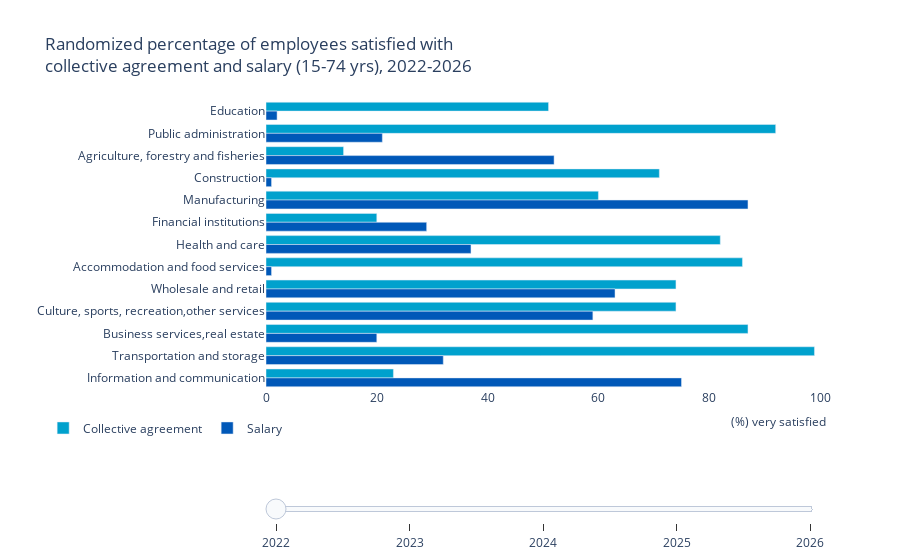

Source (notebook cell):
### Markdown cell above
Phasellus viverra nulla ut metus varius laoreet. Quisque rutrum. Aenean imperdiet. Etiam ultricies nisi vel augue. Curabitur ullamcorper ultricies nisi. Nam eget dui. Etiam rhoncus. Maecenas tempus, tellus eget condimentum rhoncus, sem quam semper libero, sit amet adipiscing sem neque sed ipsum. Nam quam nunc, blandit vel, luctus pulvinar, hendrerit id, lorem. Maecenas nec odio et ante tincidunt tempus. Donec vitae sapien ut libero venenatis faucibus. Nullam quis ante. Etiam sit amet orci eget eros faucibus tincidunt. Duis leo. Sed fringilla mauris sit amet nibh. Donec sodales sagittis magna. Sed consequat, leo eget bibendum sodales, augue velit cursus nunc.

### Code cell
import plotly.graph_objects as go
import pandas as pd
import numpy as np

# Assuming you have df3 as your original DataFrame
# Create a new DataFrame for random data
df4 = df3.copy()
# Set a random seed for reproducibility
np.random.seed(42)

# Add random data for years 2022-2026
for year in range(2022, 2027):
    for var, _ in variables:
        df4[var + " " + str(year)] = np.random.randint(0, 100, df4.shape[0])

# Create an empty figure
fig4 = go.Figure()

# Initialize a list to hold the trace names
trace_names = []

# Loop over the variables to add a trace for each one
for var, color in variables:
    for year in range(2022, 2027):
        name = var.split("(")[0].strip()
        trace_name = f"{name} {year}"
        fig4.add_trace(go.Bar(
            y=df4["Bedrijfstak"],
            x=df4[var + " " + str(year)],
            name=name,
            orientation='h',
            hovertemplate=f'%{{y}}<br>{name}: <b>%{{x}}% (very) satisfied</b><extra></extra>',
            marker_color=color,
            legendgroup=name,  # Add a legend group for each variable
            visible = year == 2022
        ))
        trace_names.append(trace_name)

# Add slider steps
steps = []
for i, year in enumerate(range(2022, 2027)):
    step = dict(
        method="update",
        args=[{"visible": [name.endswith(str(year)) for name in trace_names]},  # Show only the traces ending with the current year
              {"title": f"Randomized percentage of employees satisfied with collective agreement and salary<br>(15-74 yrs), {year}"}],
        label=str(year)
    )
    steps.append(step)

# Customize the plot layout
fig4.update_layout(
    plot_bgcolor='white',
    title="Randomized percentage of employees satisfied with<br>collective agreement and salary (15-74 yrs), 2022-2026",
    xaxis=dict(title='', title_standoff=10, automargin=True, range=[0, 100]),  
    yaxis=dict(title='', autorange="reversed", automargin=True),
    legend=dict(title='', orientation='h', yanchor='bottom', y=-0.185, xanchor='right', x=0.04),
    barmode='group',
    annotations=[dict(x=1.015, y=-0.15, xref='paper', yref='paper', showarrow=False, text="(%) very satisfied")],
    sliders=[dict(
        active=0,
        pad={"t": 110},  # Increase top padding for the slider to move it further down
        len=1,  # Adjust the length of the slider
        steps=steps,
        currentvalue={"visible": False}
    )],
    height=700
)

# Show the plot
fig4.show()

### Figure 1 — Plotly figure (JSON) as saved in the notebook; plotly's stock layout.template omitted (floating-point values rounded to 4 significant figures)
{"data": [{"hovertemplate": "%{y}<br>Collective agreement: <b>%{x}% (very) satisfied</b><extra></extra>", "legendgroup": "Collective agreement", "marker": {"color": "#00a1cd"}, "name": "Collective agreement", "orientation": "h", "type": "bar", "visible": true, "x": [51, 92, 14, 71, 60, 20, 82, 86, 74, 74, 87, 99, 23], "y": ["Education", "Public administration", "Agriculture, forestry and fisheries", "Construction", "Manufacturing", "Financial institutions", "Health and care", "Accommodation and food services", "Wholesale and retail", "Culture, sports, recreation,other services", "Business services,real estate", "Transportation and storage", "Information and communication"]}, {"hovertemplate": "%{y}<br>Collective agreement: <b>%{x}% (very) satisfied</b><extra></extra>", "legendgroup": "Collective agreement", "marker": {"color": "#00a1cd"}, "name": "Collective agreement", "orientation": "h", "type": "bar", "visible": false, "x": [57, 21, 88, 48, 90, 58, 41, 91, 59, 79, 14, 61, 61], "y": ["Education", "Public administration", "Agriculture, forestry and fisheries", "Construction", "Manufacturing", "Financial institutions", "Health and care", "Accommodation and food services", "Wholesale and retail", "Culture, sports, recreation,other services", "Business services,real estate", "Transportation and storage", "Information and communication"]}, {"hovertemplate": "%{y}<br>Collective agreement: <b>%{x}% (very) satisfied</b><extra></extra>", "legendgroup": "Collective agreement", "marker": {"color": "#00a1cd"}, "name": "Collective agreement", "orientation": "h", "type": "bar", "visible": false, "x": [88, 59, 13, 8, 89, 52, 1, 83, 91, 59, 70, 43, 7], "y": ["Education", "Public administration", "Agriculture, forestry and fisheries", "Construction", "Manufacturing", "Financial institutions", "Health and care", "Accommodation and food services", "Wholesale and retail", "Culture, sports, recreation,other services", "Business services,real estate", "Transportation and storage", "Information and communication"]}, {"hovertemplate": "%{y}<br>Collective agreement: <b>%{x}% (very) satisfied</b><extra></extra>", "legendgroup": "Collective agreement", "marker": {"color": "#00a1cd"}, "name": "Collective agreement", "orientation": "h", "type": "bar", "visible": false, "x": [62, 17, 89, 43, 33, 73, 61, 99, 13, 94, 47, 14, 71], "y": ["Education", "Public administration", "Agriculture, forestry and fisheries", "Construction", "Manufacturing", "Financial institutions", "Health and care", "Accommodation and food services", "Wholesale and retail", "Culture, sports, recreation,other services", "Business services,real estate", "Transportation and storage", "Information and communication"]}, {"hovertemplate": "%{y}<br>Collective agreement: <b>%{x}% (very) satisfied</b><extra></extra>", "legendgroup": "Collective agreement", "marker": {"color": "#00a1cd"}, "name": "Collective agreement", "orientation": "h", "type": "bar", "visible": false, "x": [28, 14, 44, 64, 88, 70, 8, 87, 0, 7, 87, 62, 10], "y": ["Education", "Public administration", "Agriculture, forestry and fisheries", "Construction", "Manufacturing", "Financial institutions", "Health and care", "Accommodation and food services", "Wholesale and retail", "Culture, sports, recreation,other services", "Business services,real estate", "Transportation and storage", "Information and communication"]}, {"hovertemplate": "%{y}<br>Salary: <b>%{x}% (very) satisfied</b><extra></extra>", "legendgroup": "Salary", "marker": {"color": "#0058b8"}, "name": "Salary", "orientation": "h", "type": "bar", "visible": true, "x": [2, 21, 52, 1, 87, 29, 37, 1, 63, 59, 20, 32, 75], "y": ["Education", "Public administration", "Agriculture, forestry and fisheries", "Construction", "Manufacturing", "Financial institutions", "Health and care", "Accommodation and food services", "Wholesale and retail", "Culture, sports, recreation,other services", "Business services,real estate", "Transportation and storage", "Information and communication"]}, {"hovertemplate": "%{y}<br>Salary: <b>%{x}% (very) satisfied</b><extra></extra>", "legendgroup": "Salary", "marker": {"color": "#0058b8"}, "name": "Salary", "orientation": "h", "type": "bar", "visible": false, "x": [46, 61, 50, 54, 63, 2, 50, 6, 20, 72, 38, 17, 3], "y": ["Education", "Public administration", "Agriculture, forestry and fisheries", "Construction", "Manufacturing", "Financial institutions", "Health and care", "Accommodation and food services", "Wholesale and retail", "Culture, sports, recreation,other services", "Business services,real estate", "Transportation and storage", "Information and communication"]}, {"hovertemplate": "%{y}<br>Salary: <b>%{x}% (very) satisfied</b><extra></extra>", "legendgroup": "Salary", "marker": {"color": "#0058b8"}, "name": "Salary", "orientation": "h", "type": "bar", "visible": false, "x": [46, 34, 77, 80, 35, 49, 3, 1, 5, 53, 3, 53, 92], "y": ["Education", "Public administration", "Agriculture, forestry and fisheries", "Construction", "Manufacturing", "Financial institutions", "Health and care", "Accommodation and food services", "Wholesale and retail", "Culture, sports, recreation,other services", "Business services,real estate", "Transportation and storage", "Information and communication"]}, {"hovertemplate": "%{y}<br>Salary: <b>%{x}% (very) satisfied</b><extra></extra>", "legendgroup": "Salary", "marker": {"color": "#0058b8"}, "name": "Salary", "orientation": "h", "type": "bar", "visible": false, "x": [77, 86, 61, 39, 84, 79, 81, 52, 23, 25, 88, 59, 40], "y": ["Education", "Public administration", "Agriculture, forestry and fisheries", "Construction", "Manufacturing", "Financial institutions", "Health and care", "Accommodation and food services", "Wholesale and retail", "Culture, sports, recreation,other services", "Business services,real estate", "Transportation and storage", "Information and communication"]}, {"hovertemplate": "%{y}<br>Salary: <b>%{x}% (very) satisfied</b><extra></extra>", "legendgroup": "Salary", "marker": {"color": "#0058b8"}, "name": "Salary", "orientation": "h", "type": "bar", "visible": false, "x": [80, 7, 34, 34, 32, 4, 40, 27, 6, 72, 71, 11, 33], "y": ["Education", "Public administration", "Agriculture, forestry and fisheries", "Construction", "Manufacturing", "Financial institutions", "Health and care", "Accommodation and food services", "Wholesale and retail", "Culture, sports, recreation,other services", "Business services,real estate", "Transportation and storage", "Information and communication"]}], "layout": {"annotations": [{"showarrow": false, "text": "(%) very satisfied", "x": 1.015, "xref": "paper", "y": -0.15, "yref": "paper"}], "autosize": true, "barmode": "group", "legend": {"orientation": "h", "title": {"text": ""}, "x": 0.04, "xanchor": "right", "y": -0.185, "yanchor": "bottom"}, "plot_bgcolor": "white", "sliders": [{"active": 0, "currentvalue": {"visible": false}, "len": 1, "pad": {"t": 110}, "steps": [{"args": [{"visible": [true, false, false, false, false, true, false, false, false, false]}, {"title": "Randomized percentage of employees satisfied with collective agreement and salary<br>(15-74 yrs), 2022"}], "label": "2022", "method": "update"}, {"args": [{"visible": [false, true, false, false, false, false, true, false, false, false]}, {"title": "Randomized percentage of employees satisfied with collective agreement and salary<br>(15-74 yrs), 2023"}], "label": "2023", "method": "update"}, {"args": [{"visible": [false, false, true, false, false, false, false, true, false, false]}, {"title": "Randomized percentage of employees satisfied with collective agreement and salary<br>(15-74 yrs), 2024"}], "label": "2024", "method": "update"}, {"args": [{"visible": [false, false, false, true, false, false, false, false, true, false]}, {"title": "Randomized percentage of employees satisfied with collective agreement and salary<br>(15-74 yrs), 2025"}], "label": "2025", "method": "update"}, {"args": [{"visible": [false, false, false, false, true, false, false, false, false, true]}, {"title": "Randomized percentage of employees satisfied with collective agreement and salary<br>(15-74 yrs), 2026"}], "label": "2026", "method": "update"}]}], "title": {"text": "Randomized percentage of employees satisfied with<br>collective agreement and salary (15-74 yrs), 2022-2026"}, "xaxis": {"automargin": true, "range": [0, 100], "title": {"standoff": 10, "text": ""}, "type": "linear"}, "yaxis": {"automargin": true, "autorange": true, "range": [12.5, -0.5], "title": {"text": ""}, "type": "category"}}}
